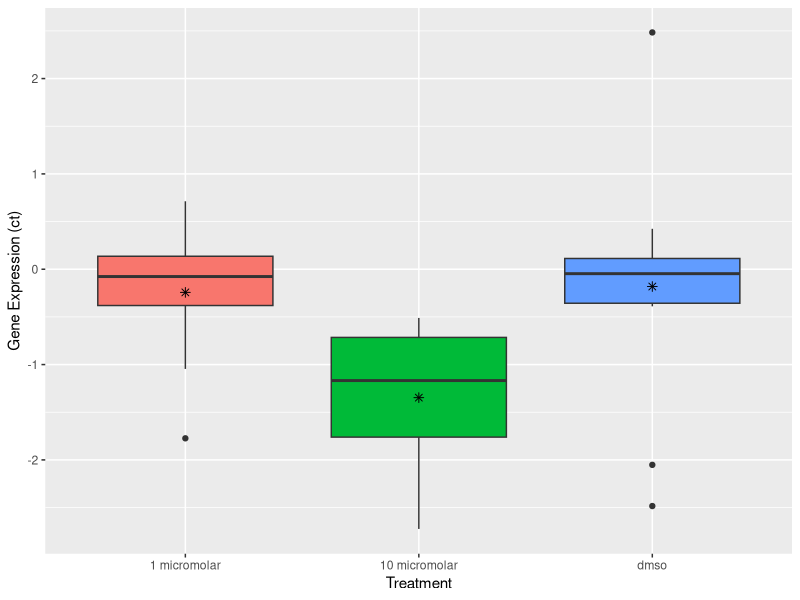
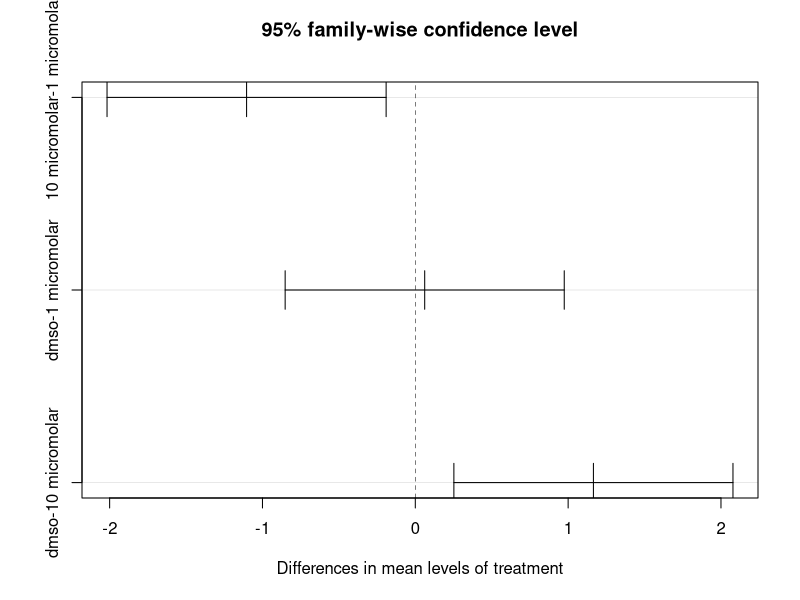
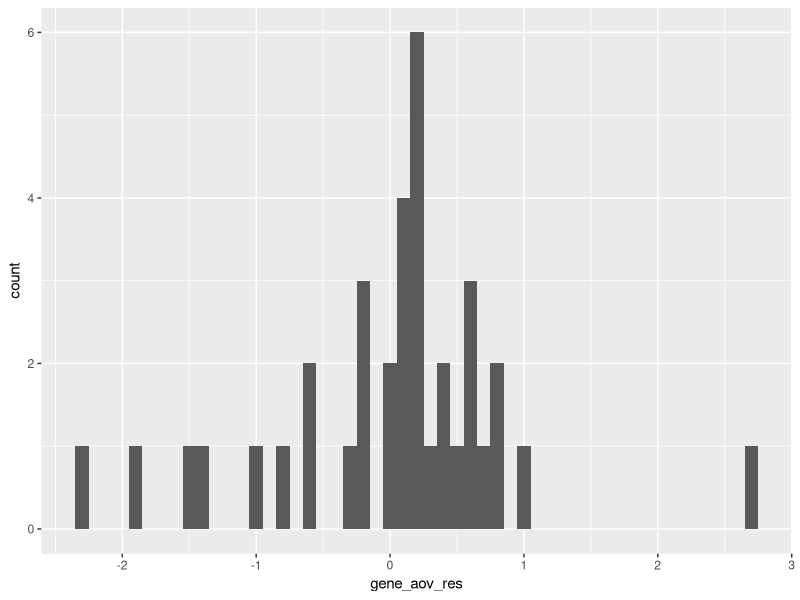
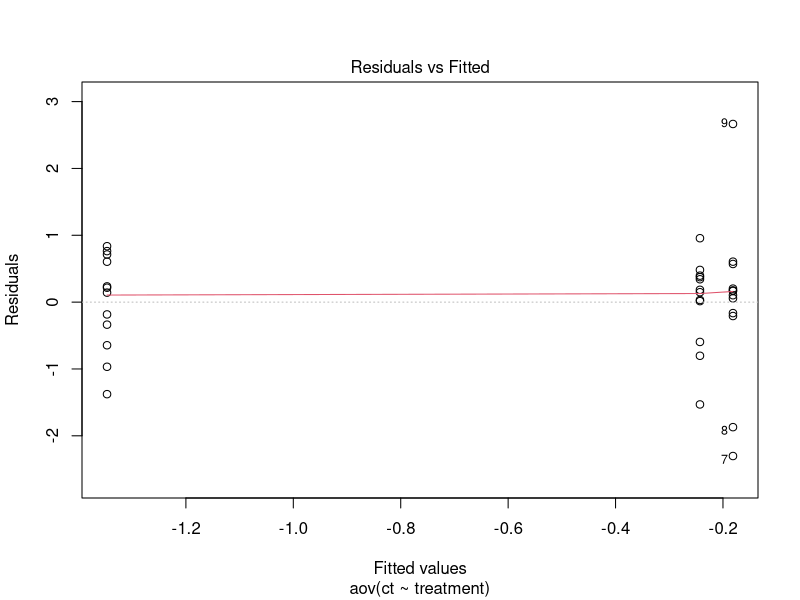
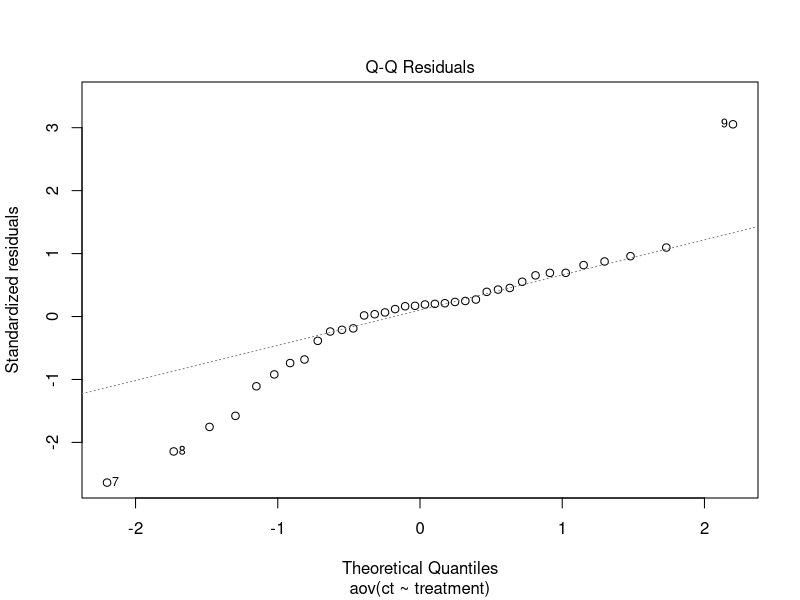
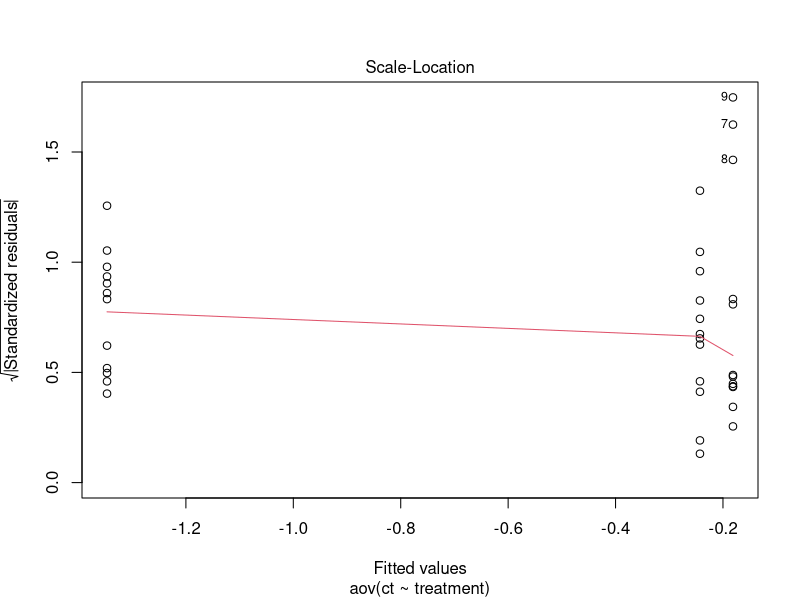
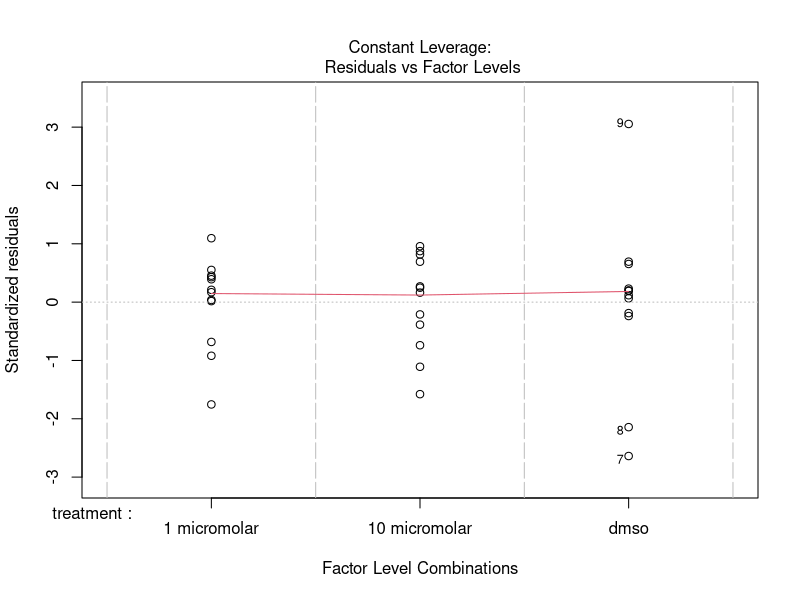

R code for these plots, in order:
## ---- chunk 1
# set working directory for all chunks in this file (default working directory is wherever Rmd file is)
getwd()
library(tidyverse)
## ---- chunk 2
#commands header=TRUE in order to treat the first row of the data frame as a header and stringsAsFactors=TRUE to indicate that strings in the data frame should be treated as factor variables
gene <- read.csv("gene.csv",header=TRUE,stringsAsFactors = TRUE)
str(gene)
head(gene)
## ---- chunk 3
# ANOVA
gene_aov <- aov(ct~treatment,data=gene)
gene_aov

# ANOVA table
summary(gene_aov)
## ---- chunk 4
# R squared
gene_R2 <- 10.32/(10.32+27.41)
gene_R2
## ---- chunk 5
# creating a boxplot with means
p1 <- ggplot(gene,aes(x=treatment,y=ct, fill=treatment)) +
  geom_boxplot() +
  stat_summary(fun=mean, geom = 'point', shape = 8, size = 2)+
  ylab("Gene Expression (ct)") +
  xlab("Treatment") +
  theme(legend.position='none')
p1
## ---- chunk 6
# Tukey test
t <- TukeyHSD(gene_aov)
t

# Visualization of the Tukey test
plot(t)
## ---- chunk 7
# In an ANOVA, the model residuals (the difference between each observation and the mean value) should be normally distributed

# extracting model residuals
gene_aov_res <- residuals(gene_aov)
gene_aov_res

# converting aov_res into a dataframe for ggplot
gene_aov_res_df <- as.data.frame(gene_aov_res)
gene_aov_res_df

# histogram of model residuals
p2 <- ggplot(gene_aov_res_df, aes(x = gene_aov_res)) +
  geom_histogram(binwidth = 0.1)
p2
## ---- chunk 8
# The aov() function (done originally in the 3rd chunk) prepares the data for model checking plots: a plot of residuals vs fitted values, a Q-Q plot, a scale-location plot, and a constant-leverage plot.
# model checking plots
plot(gene_aov)
## ---- chunk 9
# Another way we can test for normality in our data is by employing a Shapiro test. In this test, the null hypothesis states that our model residuals comes from a normal distribution. For this, we can use shapiro.test()

shapiro.test(gene_aov_res)
## ---- chunk 10
# Finally, we can use the Barlett’s test to test for equal variances. For this, we will use the function bartlett.test(). The first argument of the function is the response variable, followed by the explanatory variable (factor)

bartlett.test(ct~treatment, data=gene)

# If the test results in a p-value > 0.05, then the data has equal variance (no difference in variance across factors) 
## ---- chunk 11
# Hypothetically, if the variances are significantly different across factors, then the we have to transform the data. Transforming data means applying some mathematical expression to the response variable in an attempt to meet the assumptions for the ANOVA. You can use the following general command

# transforming the data using the natural log
# transformed <- log(response_variable)  
